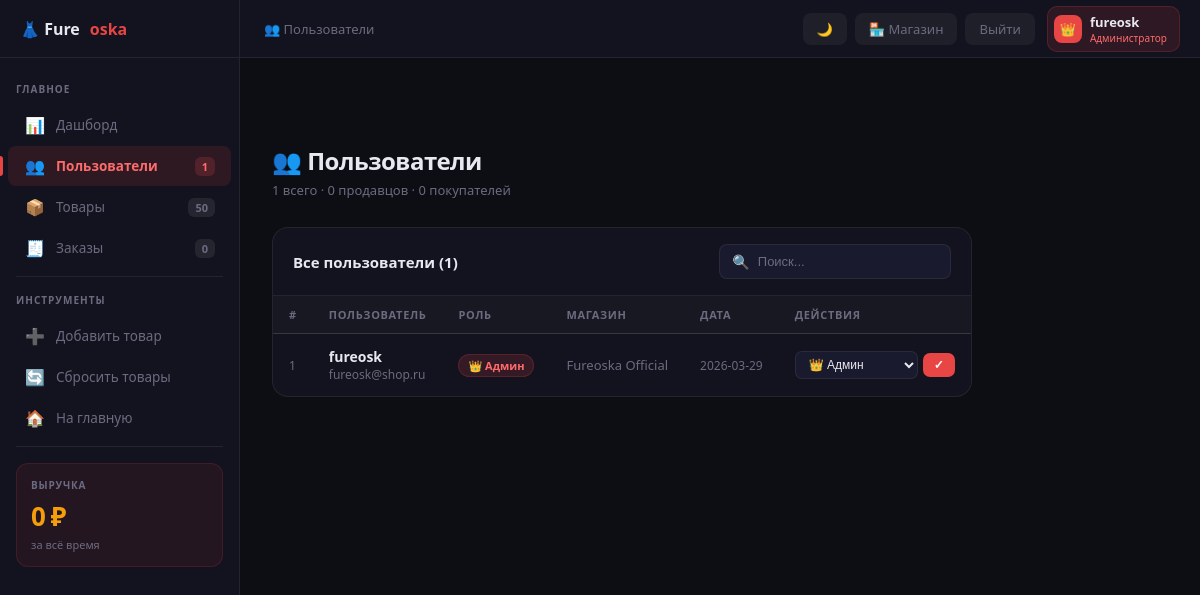
Page /admin/users (signed in) on the committed database.
### tables this page shows
CREATE TABLE users (
            id INTEGER PRIMARY KEY AUTOINCREMENT,
            username TEXT UNIQUE NOT NULL,
            email TEXT UNIQUE NOT NULL,
            password TEXT NOT NULL,
            role TEXT NOT NULL DEFAULT 'buyer',
            shop_name TEXT, shop_desc TEXT, avatar TEXT,
            created_at TEXT DEFAULT CURRENT_TIMESTAMP);

### app.py (the view)
@app.route("/admin/users")
def admin_users():
    if not admin_required(): return redirect(url_for("home"))
    conn = get_db()
    users = conn.execute("SELECT * FROM users ORDER BY created_at DESC").fetchall()
    stats = get_admin_stats(conn); conn.close()
    return render_template("admin.html",section="users",users=users,stats=stats,dark=get_dark(),user=current_user())

### app.py (called while the page is built)
def get_db():
    conn = sqlite3.connect(DB)
    conn.row_factory = sqlite3.Row
    return conn

def current_user():
    uid = session.get("user_id")
    if not uid: return None
    conn = get_db()
    user = conn.execute("SELECT * FROM users WHERE id=?",(uid,)).fetchone()
    conn.close()
    return user

def get_dark():
    return session.get("dark",False)

def admin_required():
    user = current_user()
    return user and user["role"] == "admin"

def get_admin_stats(conn):
    return {
        "users":    conn.execute("SELECT COUNT(*) FROM users").fetchone()[0],
        "sellers":  conn.execute("SELECT COUNT(*) FROM users WHERE role='seller'").fetchone()[0],
        "buyers":   conn.execute("SELECT COUNT(*) FROM users WHERE role='buyer'").fetchone()[0],
        "products": conn.execute("SELECT COUNT(*) FROM products").fetchone()[0],
        "orders":   conn.execute("SELECT COUNT(*) FROM orders").fetchone()[0],
        "revenue":  conn.execute("SELECT COALESCE(SUM(total),0) FROM orders").fetchone()[0],
    }

### templates/admin.html (shortened to what this page needs)
<!DOCTYPE html>
<html>
<head>
</head>
<body>
<header class="topbar">
    <a href="/" class="t-logo">👗 Fure<span class="dot">oska</span></a>
    <div class="t-mid">
        {% if section=='dashboard' %}📊 Дашборд
        {% elif section=='users' %}👥 Пользователи
        {% elif section in ('products','product_edit') %}📦 Товары
        {% elif section=='orders' %}🧾 Заказы{% endif %}
    </div>
    <div class="t-right">
        <a href="/toggle-theme" class="tb">{{ '☀️' if dark else '🌙' }}</a>
        <a href="/shop" class="tb">🏪 Магазин</a>
        <a href="/logout" class="tb">Выйти</a>
        <div class="t-user">
            <div class="t-av">👑</div>
            <div>
                <div class="t-name">{{ user.username }}</div>
                <div class="t-role">Администратор</div>
            </div>
        </div>
    </div>
</header>
<div style="display:flex;min-height:100vh;padding-top:58px;">
<aside class="sidebar" id="sidebar">
    <div class="nav-lbl" style="margin-top:8px;">Главное</div>
    <a href="/admin" class="nav-item {{ 'active' if section=='dashboard' else '' }}"><span class="nav-ico">📊</span>Дашборд</a>
    <a href="/admin/users" class="nav-item {{ 'active' if section=='users' else '' }}"><span class="nav-ico">👥</span>Пользователи<span class="nav-badge">{{ stats.users }}</span></a>
    <a href="/admin/products" class="nav-item {{ 'active' if section in ('products','product_edit') else '' }}"><span class="nav-ico">📦</span>Товары<span class="nav-badge">{{ stats.products }}</span></a>
    <a href="/admin/orders" class="nav-item {{ 'active' if section=='orders' else '' }}"><span class="nav-ico">🧾</span>Заказы<span class="nav-badge">{{ stats.orders }}</span></a>
    <div class="s-div"></div>
    <div class="nav-lbl">Инструменты</div>
    <a href="/add" class="nav-item"><span class="nav-ico">➕</span>Добавить товар</a>
    <a href="/admin/reset-products" class="nav-item" onclick="return confirm('Сбросить все товары?')"><span class="nav-ico">🔄</span>Сбросить товары</a>
    <a href="/" class="nav-item"><span class="nav-ico">🏠</span>На главную</a>
    <div class="s-div"></div>
    <div class="rev-box">
        <div class="rev-lbl">Выручка</div>
        <div class="rev-val">{{ "{:,}".format(stats.revenue).replace(",", " ") }} ₽</div>
        <div class="rev-sub">за всё время</div>
    </div>
</aside>
<main class="main">
<div class="content">
{% if section=='dashboard' %}
<div class="phdr">
    <div><h1>Добро пожаловать, {{ user.username }} 👋</h1><p>Обзор магазина — все данные в реальном времени</p></div>
</div>
<div class="stat-grid">
    <div class="scard"><div class="scard-top"><div class="sico r">👥</div></div><div class="sval r">{{ stats.users }}</div><div class="slbl">Пользователей</div></div>
    <div class="scard"><div class="scard-top"><div class="sico b">🏪</div></div><div class="sval b">{{ stats.sellers }}</div><div class="slbl">Продавцов</div></div>
    <div class="scard"><div class="scard-top"><div class="sico g">📦</div></div><div class="sval g">{{ stats.products }}</div><div class="slbl">Товаров</div></div>
    <div class="scard"><div class="scard-top"><div class="sico p">🧾</div></div><div class="sval p">{{ stats.orders }}</div><div class="slbl">Заказов</div></div>
    <div class="scard"><div class="scard-top"><div class="sico o">💰</div></div><div class="sval o" style="font-size:20px;">{{ "{:,}".format(stats.revenue).replace(",", " ") }}</div><div class="slbl">Выручка (₽)</div></div>
</div>
<div class="qgrid">
    <a href="/admin/users" class="qbtn pr"><span class="qico">👥</span>Пользователи</a>
    <a href="/admin/products" class="qbtn"><span class="qico">📦</span>Товары</a>
    <a href="/admin/orders" class="qbtn"><span class="qico">🧾</span>Заказы</a>
    <a href="/add" class="qbtn"><span class="qico">➕</span>Добавить товар</a>
</div>
<div class="dash-grid">
    <div class="dcard">
        <h3>🧾 Последние заказы</h3>
        {% if recent_orders %}<ul class="mlist">{% for o in recent_orders %}
        <li><div><div class="ml-name">#{{ o.id }} — {{ o.buyer_name }}</div><div class="ml-sub">{{ o.created_at[:10] }} · {{ o.status }}</div></div><div class="ml-val">{{ o.total }} ₽</div></li>
        {% endfor %}</ul>{% else %}<div class="empty-s"><div class="ei">🧾</div><p>Заказов пока нет</p></div>{% endif %}
    </div>
    <div class="dcard">
        <h3>👥 Новые пользователи</h3>
        {% if recent_users %}<ul class="mlist">{% for u in recent_users %}
        <li><div><div class="ml-name">{{ u.username }}</div><div class="ml-sub">{{ u.email }}</div></div><span class="badge badge-{{ u.role }}">{% if u.role=='admin' %}👑 Админ{% elif u.role=='seller' %}🏪 Продавец{% else %}🛍️ Покупатель{% endif %}</span></li>
        {% endfor %}</ul>{% else %}<div class="empty-s"><div class="ei">👥</div><p>Нет данных</p></div>{% endif %}
    </div>
</div>
{% elif section=='users' %}
<div class="phdr"><div><h1>👥 Пользователи</h1><p>{{ stats.users }} всего · {{ stats.sellers }} продавцов · {{ stats.buyers }} покупателей</p></div></div>
<div class="card">
    <div class="card-hdr">
        <span class="card-title">Все пользователи ({{ users|length }})</span>
        <div class="sbox"><span style="color:var(--muted)">🔍</span><input type="text" placeholder="Поиск..." oninput="filterTable('uT',this.value)"></div>
    </div>
    <table id="uT">
        <thead><tr><th>#</th><th>Пользователь</th><th>Роль</th><th>Магазин</th><th>Дата</th><th>Действия</th></tr></thead>
        <tbody>{% for u in users %}<tr>
            <td style="color:var(--muted);font-size:12px">{{ u.id }}</td>
            <td><div style="font-weight:600">{{ u.username }}</div><div style="font-size:12px;color:var(--muted)">{{ u.email }}</div></td>
            <td><span class="badge badge-{{ u.role }}">{% if u.role=='admin' %}👑 Админ{% elif u.role=='seller' %}🏪 Продавец{% else %}🛍️ Покупатель{% endif %}</span></td>
            <td style="color:var(--muted);font-size:13px">{{ u.shop_name or '—' }}</td>
            <td style="color:var(--muted);font-size:12px">{{ u.created_at[:10] }}</td>
            <td><div class="acts">
                <form method="POST" action="/admin/users/role/{{ u.id }}" class="rform">
                    <select name="role"><option value="admin" {% if u.role=='admin' %}selected{% endif %}>👑 Админ</option></select>
                    <button type="submit">✓</button>
                </form>
            </div></td>
        </tr>{% endfor %}</tbody>
    </table>
</div>
{% endif %}
</div>
</main>
</div>
</body>
</html>

### rows in the picture
users: username "fureosk", id "1", email "fureosk@shop.ru", shows "👑 Админ", shop_name "Fureoska Official", created_at "2026-03-29", role "👑 Админ"

### other values in the picture
{{ '☀️' if dark else '🌙' }} "🌙"
{{ stats.users }} "1"
{{ stats.products }} "50"
{{ stats.orders }} "0"
{{ "{:,}".format(stats.revenue).replace(",", " ") }} "0"
{{ stats.sellers }} "0"
{{ stats.buyers }} "0"
{{ users|length }} "1"
